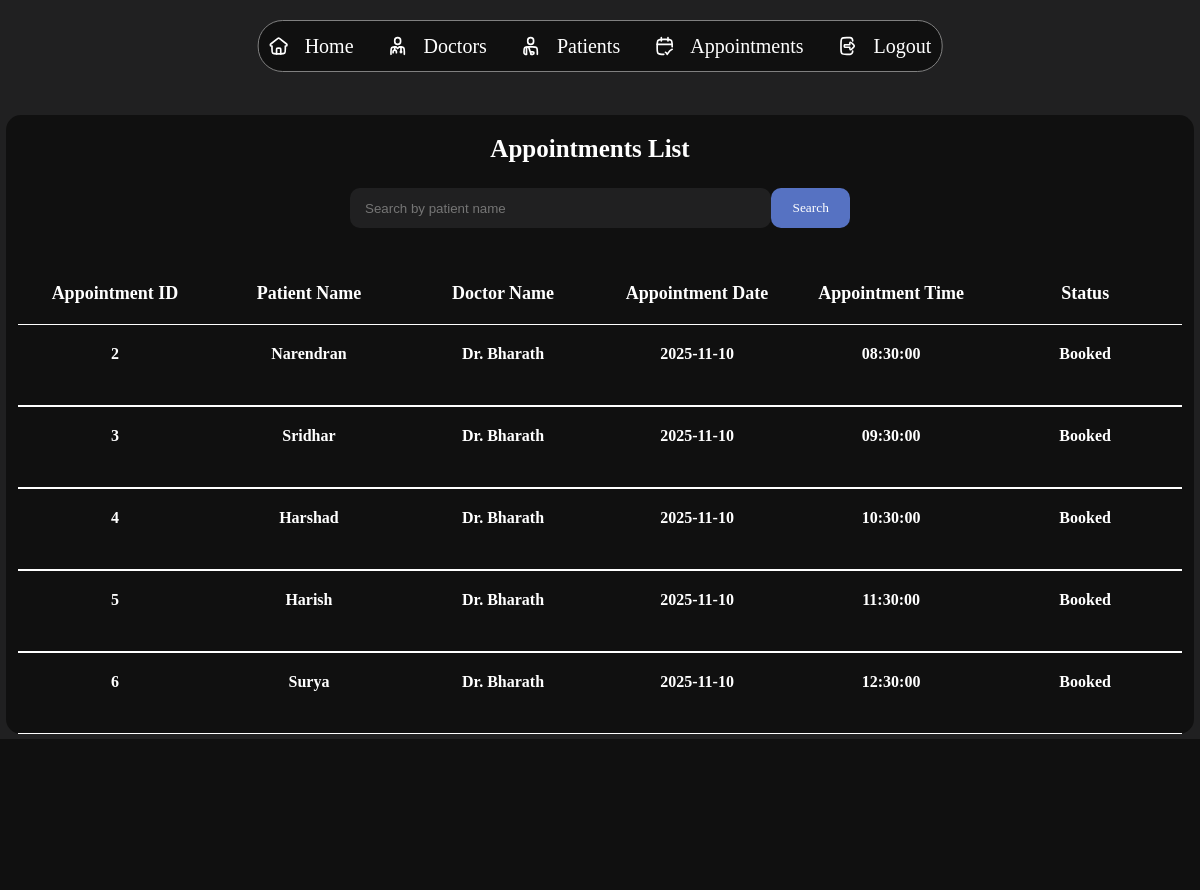
The app's page /appointment_list, older data.
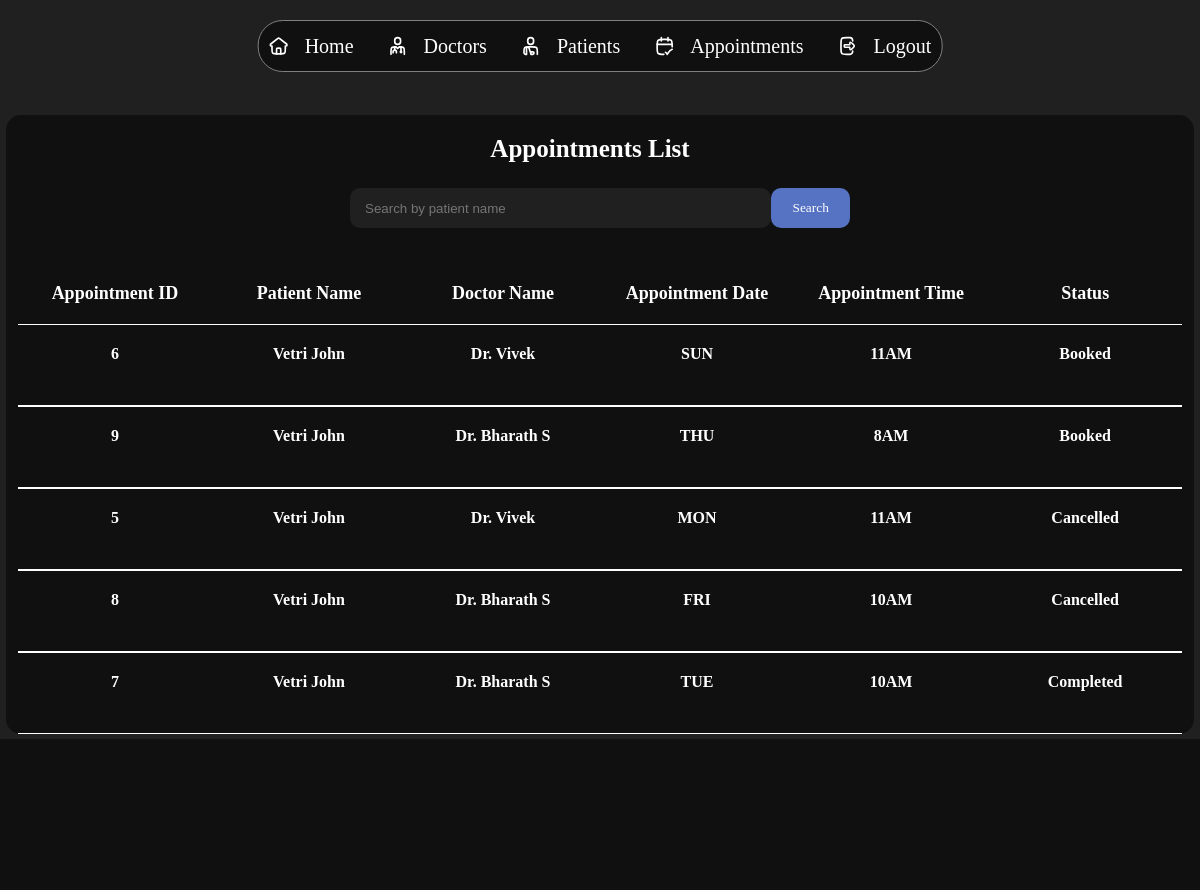
The same page, newer data.
### tables this page shows
CREATE TABLE APPOINTMENTS(
                APPOINTMENT_ID INTEGER PRIMARY KEY AUTOINCREMENT,
                PATIENT_ID INTEGER,
                PATIENT_NAME TEXT,
                DOC_ID INTEGER,
                DOC_NAME TEXT,
                APPOINTMENT_DATE DATE,
                APPOINTMENT_TIME TIME,
                STATUS TEXT,
                FOREIGN KEY (PATIENT_ID) REFERENCES PATIENTS (PATIENT_ID),
                FOREIGN KEY (PATIENT_NAME) REFERENCES PATIENTS (PATIENT_NAME),
                FOREIGN KEY (DOC_ID) REFERENCES DOCTORS (DOC_ID),
                FOREIGN KEY (DOC_NAME) REFERENCES DOCTORS (DOC_NAME),
                UNIQUE (DOC_ID, APPOINTMENT_DATE, APPOINTMENT_TIME));

### app.py (the view)
@app.route('/appointment_list')
def appointment_list():
    name = request.args.get('name', '').strip()
    con=sqlite3.connect(database)
    cur=con.cursor()
    if name:
        cur.execute("SELECT APPOINTMENT_ID,PATIENT_NAME,DOC_NAME,APPOINTMENT_DATE,APPOINTMENT_TIME, STATUS FROM APPOINTMENTS WHERE PATIENT_NAME LIKE ? ORDER BY STATUS", ('%'+name+'%',))
    else:
        cur.execute("SELECT APPOINTMENT_ID,PATIENT_NAME,DOC_NAME,APPOINTMENT_DATE,APPOINTMENT_TIME, STATUS FROM APPOINTMENTS ORDER BY STATUS")
    apptab = cur.fetchall()
    con.close()
    return render_template("admin/appointments.html",apptab=apptab, search=name)

### Templates/admin/appointments.html (shortened to what this page needs)
<!DOCTYPE html>
<html lang="en">
<head>
    <link rel="stylesheet" href="{{ url_for('static', filename='css/admindash.css') }}">
</head>
<body>
    <div class="navbar">
            <div class="icon">
                <img src="{{ url_for('static',filename='icons/home.svg')}}" alt="">
                <a href="/admin_dashboard">Home</a>
            </div>
            <div class="icon">
                <img src="{{ url_for('static',filename='icons/doc.svg')}}" alt="">
                <a href="/doctor_list">Doctors</a>
            </div>
            <div class="icon">
                <img src="{{ url_for('static',filename='icons/patient.svg')}}" alt="">
                <a href="/patient_list">Patients</a>
            </div>
            <div class="icon">
                <img src="{{ url_for('static',filename='icons/app.svg')}}" alt="">
                <a href="/appointment_list">Appointments</a>
            </div>
            <div class="icon">
                <img src="{{ url_for('static',filename='icons/logout.svg')}}" alt="">
                <a href="/">Logout</a>
            </div>
    </div>
    <section class="main">
        <div class="view" style="height: auto;">
            <div class="appointments">
                <h1 id="hmm">Appointments List</h1>
                <form class="searchbar" method="get" action="{{ url_for('appointment_list') }}">
                    <input type="search" name="name" placeholder="Search by patient name" value="{{ search|default('') }}"/>
                    <button type="submit" style="padding:6px 10px;">Search</button>
                </form>
                <div class="titlee">
                    <div class="app">
                        <h1>Appointment ID</h1>
                    </div>
                    <div class="patient">
                        <h1>Patient Name</h1>
                    </div>
                    <div class="patient">
                        <h1>Doctor Name</h1>
                    </div>
                    <div class="patient">
                        <h1>Appointment Date</h1>
                    </div>
                    <div class="patient">
                        <h1>Appointment Time</h1>
                    </div>
                    <div class="patient">
                        <h1>Status</h1>
                    </div>
                </div>
                {% for i in apptab%}
                <div class="title">
                    <div class="app">
                        <h1>{{i[0]}}</h1>
                    </div>
                    <div class="patient">
                        <h1>{{i[1]}}</h1>
                    </div>
                    <div class="patient">
                        <h1>{{i[2]}}</h1>
                    </div>
                    <div class="patient">
                        <h1>{{i[3]}}</h1>
                    </div>
                    <div class="patient">
                        <h1>{{i[4]}}</h1>
                    </div>
                    <div class="patient">
                        <h1>{{i[5]}}</h1>
                    </div>
                </div>
                {% endfor %}
            </div>
        </div>
    </section>
</body>
</html>

Row changes from the older to the newer data that the page shows:
removed APPOINTMENTS: APPOINTMENT_ID "2", PATIENT_NAME "Narendran", DOC_NAME "Dr. Bharath", APPOINTMENT_DATE "2025-11-10", APPOINTMENT_TIME "08:30:00", STATUS "Booked"
removed APPOINTMENTS: APPOINTMENT_ID "3", PATIENT_NAME "Sridhar", DOC_NAME "Dr. Bharath", APPOINTMENT_DATE "2025-11-10", APPOINTMENT_TIME "09:30:00", STATUS "Booked"
removed APPOINTMENTS: APPOINTMENT_ID "4", PATIENT_NAME "Harshad", DOC_NAME "Dr. Bharath", APPOINTMENT_DATE "2025-11-10", APPOINTMENT_TIME "10:30:00", STATUS "Booked"
changed APPOINTMENTS id 6: PATIENT_NAME "Surya" → "Vetri John"; DOC_NAME "Dr. Bharath" → "Dr. Vivek"; APPOINTMENT_DATE "2025-11-10" → "SUN"; APPOINTMENT_TIME "12:30:00" → "11AM"; moves up the list
added APPOINTMENTS: APPOINTMENT_ID "9", PATIENT_NAME "Vetri John", DOC_NAME "Dr. Bharath S", APPOINTMENT_DATE "THU", APPOINTMENT_TIME "8AM", STATUS "Booked"
changed APPOINTMENTS id 5: PATIENT_NAME "Harish" → "Vetri John"; DOC_NAME "Dr. Bharath" → "Dr. Vivek"; APPOINTMENT_DATE "2025-11-10" → "MON"; APPOINTMENT_TIME "11:30:00" → "11AM"; STATUS "Booked" → "Cancelled"
added APPOINTMENTS: APPOINTMENT_ID "8", PATIENT_NAME "Vetri John", DOC_NAME "Dr. Bharath S", APPOINTMENT_DATE "FRI", APPOINTMENT_TIME "10AM", STATUS "Cancelled"
added APPOINTMENTS: APPOINTMENT_ID "7", PATIENT_NAME "Vetri John", DOC_NAME "Dr. Bharath S", APPOINTMENT_DATE "TUE", APPOINTMENT_TIME "10AM", STATUS "Completed"
